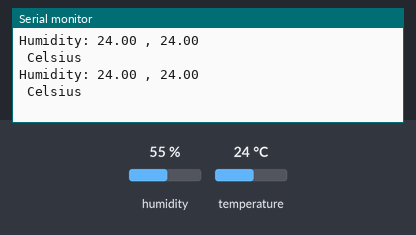
This sketch was run on a simulated Arduino Uno, built with avr-gcc and run on an emulated ATmega328P. On the bench: the last lines printed to the serial monitor. The inputs (shaded band) are chosen by the test bench; at power-on: temperature 24 °C, humidity 55 %.

Above: at 2.8 s.
2.9 s: temperature set to 12 °C
At 5.2 s:
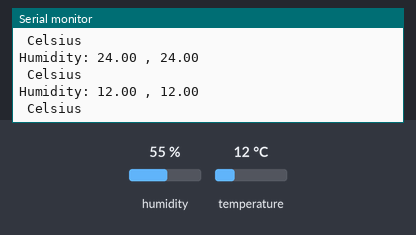
5.6 s: temperature set to 19 °C
At 6.5 s:
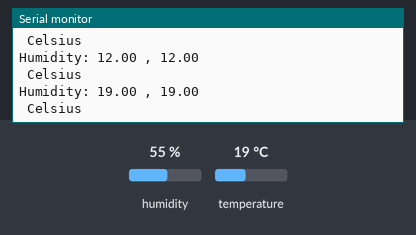
Timing chart, 0 to 8.6 s (numbered marks = the images above; inputs shaded):
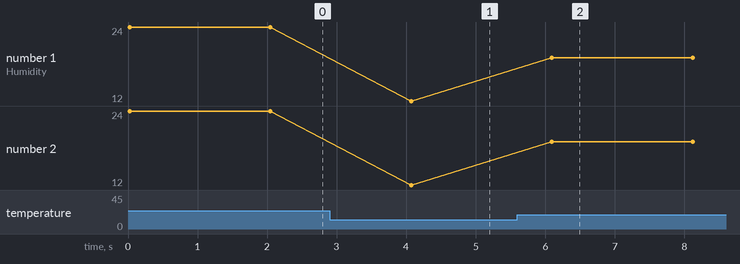

The sketch:

NodeRed_Initial.ino
```cpp
#include <DHT.h>

//Constants
#define DHTPIN 2     // what pin we're connected to
#define DHTTYPE DHT11   // DHT 11  (AM2302)
// Initialize DHT sensor for normal 16mhz Arduino
DHT dht(DHTPIN, DHTTYPE);

//Variables
int chk;
float humFloat;  //Stores humidity value
float tempFloat; //Stores temperature value

void setup()
{
    Serial.begin(9600);
  dht.begin();

}

String humStr;
String tempStr;

void loop()
{
    //Read data and store it to variables hum and temp
    humFloat = dht.readHumidity();
    tempFloat= dht.readTemperature();
    humStr = String(humFloat);
    tempStr = String(tempFloat);
    //Print temp and humidity values to serial monitor
   Serial.print("Humidity: ");
    Serial.print(tempStr);
    Serial.print(" , ");
    Serial.println(tempStr);
   Serial.println(" Celsius");

    delay(2000); //Delay 2 sec.
}
```

Measured:
- after the input at 2.9 s, the serial monitor: prints a new line after 1.2 s (image 1)
- after the input at 5.6 s, the serial monitor: prints a new line after 0.50 s (image 2)
- plotted number 1: 24 → 12 after the input at 2.9 s, 12 → 19 after the input at 5.6 s
- plotted number 2: 24 → 12 after the input at 2.9 s, 12 → 19 after the input at 5.6 s
